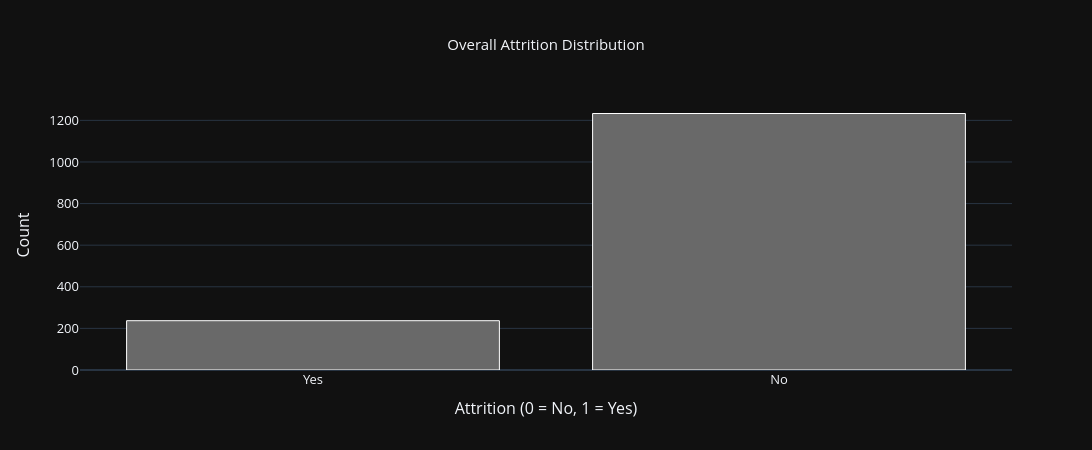

Notebook code cell kept with this figure:
### Markdown cell above
## 1️⃣ Target Distribution — Attrition Overview

### Code cell
fig = px.histogram(
    df,
    x='Attrition',
    color_discrete_sequence=['dimgrey'],
    title="Overall Attrition Distribution"
)

fig.update_traces(marker_line_color='white', marker_line_width=1)
fig.update_layout(
    width=1100,
    height=450,
    title_x=0.5,
    title_font_size=15,
    xaxis_title="Attrition (0 = No, 1 = Yes)",
    yaxis_title="Count",
    font=dict(size=13),
    template='plotly_dark'
)

fig.show()

### Figure 1 — Plotly figure (JSON) as saved in the notebook; plotly's stock layout.template omitted (floating-point values rounded to 4 significant figures; data arrays with more than 128 entries replaced by an {"elided": "..."} marker saying what was removed)
{"data": [{"alignmentgroup": "True", "bingroup": "x", "hovertemplate": "Attrition=%{x}<br>count=%{y}<extra></extra>", "legendgroup": "", "marker": {"color": "dimgrey", "line": {"color": "white", "width": 1}, "pattern": {"shape": ""}}, "name": "", "offsetgroup": "", "orientation": "v", "showlegend": false, "type": "histogram", "x": {"elided": "1470 str values"}, "xaxis": "x", "yaxis": "y"}], "layout": {"barmode": "relative", "font": {"size": 13}, "height": 450, "legend": {"tracegroupgap": 0}, "title": {"font": {"size": 15}, "text": "Overall Attrition Distribution", "x": 0.5}, "width": 1100, "xaxis": {"anchor": "y", "autorange": true, "domain": [0, 1], "range": [-0.5, 1.5], "title": {"text": "Attrition (0 = No, 1 = Yes)"}, "type": "category"}, "yaxis": {"anchor": "x", "autorange": true, "domain": [0, 1], "range": [0, 1298.0], "title": {"text": "Count"}}}}
